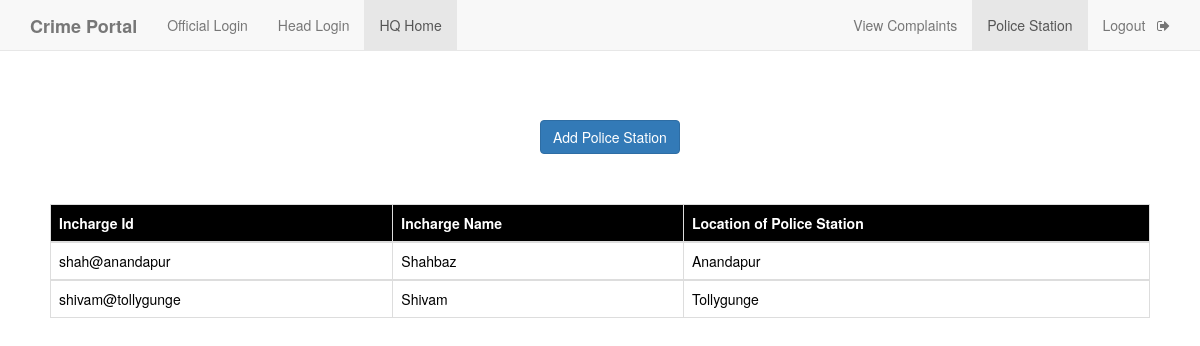
Page /head_view_police_station.php (signed in) on the committed database.
### tables this page shows
CREATE TABLE `police_station` (
  `i_id` varchar(50) NOT NULL,
  `i_name` varchar(50) NOT NULL,
  `location` varchar(50) NOT NULL,
  `i_pass` varchar(50) NOT NULL
);

### head_view_police_station.php (the view, shortened to what this page needs)
<!DOCTYPE html>
<html>
<head>
    <?php
    $conn=mysqli_connect("localhost","root","","crime_portal");
    mysqli_select_db($conn, "crime_portal");
    $query="select i_id,i_name,location from police_station";
    $result=mysqli_query($conn,$query);
    ?>
	<link rel="stylesheet" type="text/css" href="https://maxcdn.bootstrapcdn.com/bootstrap/3.3.5/css/bootstrap.min.css">
	<link rel="stylesheet" type="text/css" href="https://maxcdn.bootstrapcdn.com/font-awesome/4.4.0/css/font-awesome.min.css">
</head>
<body>
	<nav  class="navbar navbar-default navbar-fixed-top">
  <div class="container">
    <div class="navbar-header">
      <a class="navbar-brand" href="home.php"><b>Crime Portal</b></a>
    </div>
    <div id="navbar" class="collapse navbar-collapse">
      <ul class="nav navbar-nav">
        <li><a href="official_login.php">Official Login</a></li>
        <li><a href="headlogin.php">Head Login</a></li>
        <li class="active"><a href="head_view_police_station.php">HQ Home</a></li>
      </ul>
      <ul class="nav navbar-nav navbar-right">
        <li><a href="headHome.php">View Complaints</a></li>
        <li class="active" ><a href="head_view_police_station.php">Police Station</a></li>
        <li><a href="h_logout.php">Logout &nbsp <i class="fa fa-sign-out" aria-hidden="true"></i></a></li>
      </ul>
    </div>
  </div>
 </nav>
 <div  style="margin-top: 10%;margin-left: 45%">
   <a href="police_station_add.php" class="btn btn-primary">Add Police Station</a>
 </div>
<div style="padding:50px;">
   <table class="table table-bordered">
    <thead class="thead-dark" style="background-color: black; color: white;">
      <tr>
        <th scope="col">Incharge Id</th>
        <th scope="col">Incharge Name</th>
        <th scope="col">Location of Police Station</th>
      </tr>
    </thead>
<?php
      while($rows=mysqli_fetch_assoc($result)){
    ?>
    <tbody style="background-color: white; color: black;">
      <tr>
        <td><?php echo $rows['i_id']; ?></td>
        <td><?php echo $rows['i_name']; ?></td>
        <td><?php echo $rows['location']; ?></td>
      </tr>
    </tbody>
    <?php
    }
    ?>
</table>
 </div>
</body>
</html>

### rows in the picture
police_station: i_id "shah@anandapur", i_name "Shahbaz", location "Anandapur"
police_station: i_id "shivam@tollygunge", i_name "Shivam", location "Tollygunge"
